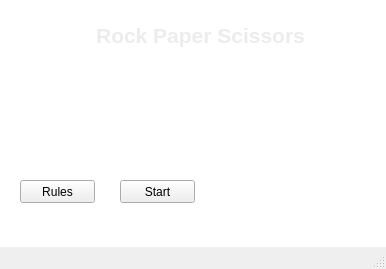
<?xml version="1.0" encoding="UTF-8"?>
<ui version="4.0">
 <class>MainWindow</class>
 <widget class="QMainWindow" name="MainWindow">
  <property name="geometry">
   <rect>
    <x>0</x>
    <y>0</y>
    <width>386</width>
    <height>269</height>
   </rect>
  </property>
  <property name="windowTitle">
   <string>MainWindow</string>
  </property>
  <widget class="QWidget" name="centralwidget">
   <widget class="QTextBrowser" name="textBrowser">
    <property name="geometry">
     <rect>
      <x>-10</x>
      <y>-10</y>
      <width>461</width>
      <height>331</height>
     </rect>
    </property>
    <property name="verticalScrollBarPolicy">
     <enum>Qt::ScrollBarAlwaysOff</enum>
    </property>
    <property name="horizontalScrollBarPolicy">
     <enum>Qt::ScrollBarAlwaysOff</enum>
    </property>
    <property name="html">
     <string>&lt;!DOCTYPE HTML PUBLIC &quot;-//W3C//DTD HTML 4.0//EN&quot; &quot;http://www.w3.org/TR/REC-html40/strict.dtd&quot;&gt;
&lt;html&gt;&lt;head&gt;&lt;meta name=&quot;qrichtext&quot; content=&quot;1&quot; /&gt;&lt;style type=&quot;text/css&quot;&gt;
p, li { white-space: pre-wrap; }
&lt;/style&gt;&lt;/head&gt;&lt;body style=&quot; font-family:'MS Shell Dlg 2'; font-size:8.25pt; font-weight:400; font-style:normal;&quot;&gt;
&lt;p style=&quot; margin-top:0px; margin-bottom:0px; margin-left:0px; margin-right:0px; -qt-block-indent:0; text-indent:0px;&quot;&gt;&lt;img src=&quot;:/mainwindow/images.jpg&quot; /&gt;&lt;/p&gt;&lt;/body&gt;&lt;/html&gt;</string>
    </property>
   </widget>
   <widget class="QLabel" name="label">
    <property name="geometry">
     <rect>
      <x>70</x>
      <y>20</y>
      <width>261</width>
      <height>31</height>
     </rect>
    </property>
    <property name="text">
     <string>&lt;html&gt;&lt;head/&gt;&lt;body&gt;&lt;p&gt;&lt;span style=&quot; font-size:16pt; font-weight:600; color:#ececec;&quot;&gt;Rock Paper Scissors&lt;/span&gt;&lt;/p&gt;&lt;/body&gt;&lt;/html&gt;</string>
    </property>
    <property name="textFormat">
     <enum>Qt::RichText</enum>
    </property>
    <property name="scaledContents">
     <bool>true</bool>
    </property>
    <property name="alignment">
     <set>Qt::AlignCenter</set>
    </property>
    <property name="wordWrap">
     <bool>true</bool>
    </property>
   </widget>
   <widget class="QPushButton" name="pushButton">
    <property name="geometry">
     <rect>
      <x>20</x>
      <y>180</y>
      <width>75</width>
      <height>23</height>
     </rect>
    </property>
    <property name="text">
     <string>Rules</string>
    </property>
   </widget>
   <widget class="QPushButton" name="pushButton_2">
    <property name="geometry">
     <rect>
      <x>120</x>
      <y>180</y>
      <width>75</width>
      <height>23</height>
     </rect>
    </property>
    <property name="text">
     <string>Start</string>
    </property>
   </widget>
  </widget>
  <widget class="QMenuBar" name="menubar">
   <property name="geometry">
    <rect>
     <x>0</x>
     <y>0</y>
     <width>386</width>
     <height>21</height>
    </rect>
   </property>
  </widget>
  <widget class="QStatusBar" name="statusbar"/>
 </widget>
 <resources>
  <include location="main.qrc"/>
 </resources>
 <connections/>
</ui>
